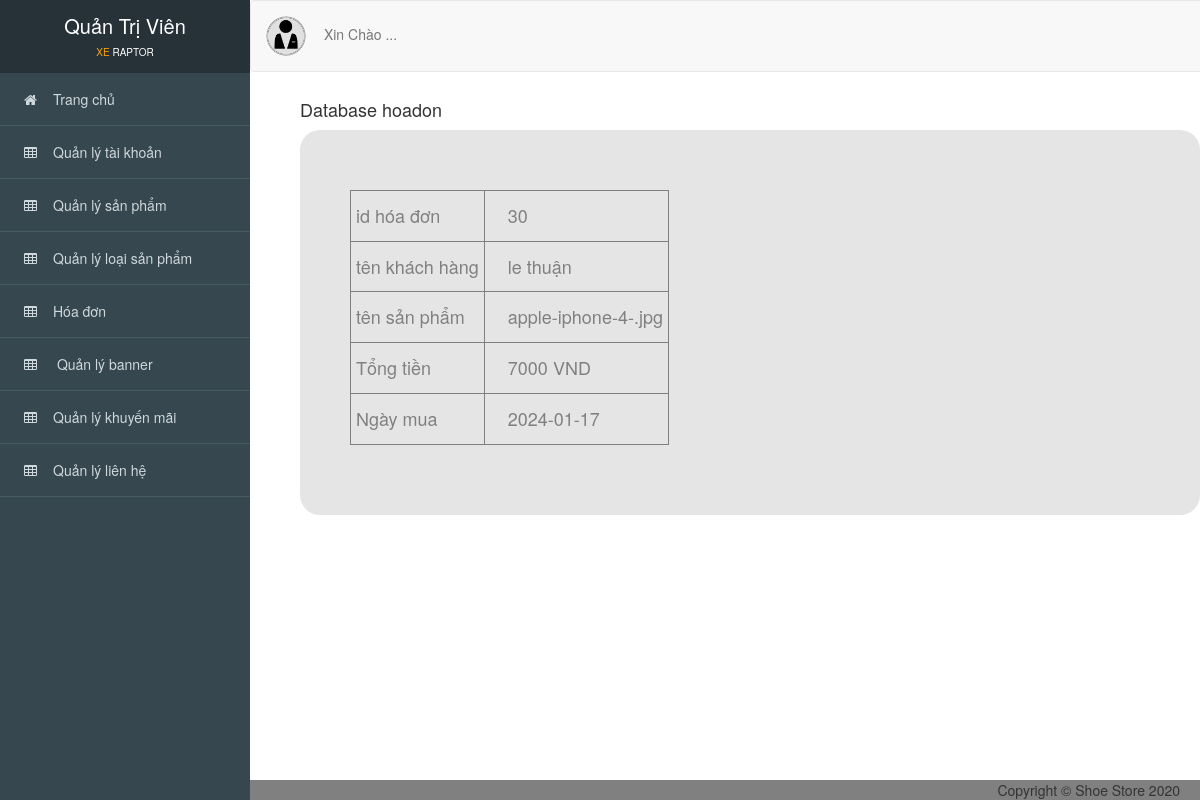
The page /admin/index.php?action=xemhoadon&id=30&idSP=168&idUser=19 on the database its author committed.
### tables this page shows
CREATE TABLE `hoadon` (
  `idhoadon` int(11) NOT NULL,
  `idUser` int(11) NOT NULL,
  `idSP` int(11) NOT NULL,
  `tongtien` int(11) NOT NULL,
  `trangthai` int(11) NOT NULL,
  `soluongmua` int(11) NOT NULL,
  `ngaymua` date NOT NULL
);

CREATE TABLE `user` (
  `idUser` int(11) NOT NULL,
  `ho` varchar(255) NOT NULL,
  `ten` varchar(255) NOT NULL,
  `email` varchar(255) NOT NULL,
  `diachi` varchar(255) NOT NULL,
  `gioitinh` varchar(255) NOT NULL,
  `sodienthoai` varchar(255) NOT NULL,
  `tendangnhap` varchar(255) NOT NULL,
  `matkhau` varchar(255) NOT NULL,
  `idQuyen` int(11) NOT NULL
);

CREATE TABLE `sanpham` (
  `idSP` int(11) NOT NULL,
  `idKM` int(11) NOT NULL,
  `idLoaiSP` int(11) NOT NULL,
  `idcolor` int(11) NOT NULL,
  `idsize` int(11) NOT NULL,
  `tenSP` varchar(255) NOT NULL,
  `Dongia` int(11) NOT NULL,
  `anh1` varchar(255) NOT NULL,
  `anh2` varchar(255) NOT NULL,
  `anh3` varchar(255) NOT NULL,
  `ngaynhap` date NOT NULL,
  `mota` varchar(255) NOT NULL,
  `soluong` int(255) NOT NULL
);

### admin/controller_admin/duyethoadon.php (called while the page is built, shortened)
<?php
    require_once('./model_admin/hoadon.php');
    class hoadoncontroller
    {
    	var $hoadon_model;
    	public function __construct()
    	{
    		$this->hoadon_model = new hoadon();
    	}
         public function chitiet_hoadon()
         {
            $id = isset($_GET['id']) ? $_GET['id'] : '1';
            $data = $this->hoadon_model->find($id);
            $idUser = isset($_GET['idUser']) ? $_GET['idUser'] : '1';
            $name_user = $this->hoadon_model->user($idUser);
            $idSP = isset($_GET['idSP']) ? $_GET['idSP'] : '1';
            $name_sanpham = $this->hoadon_model->sanpham($idSP);
            require_once('views_admin/index.php');
         }
       }
?>

### admin/model_admin/ketnoi.php (called while the page is built, shortened)
<?php
    class ketnoi
    {
    	function __construct()
    	{
    		$host = "localhost";
    		$username ="root";
    		$password = "";
    		$dbname = "qlbx";
    		$this->connect = new mysqli($host,$username,$password,$dbname);
    	}
    }
?>

### admin/model_admin/hoadon.php (called while the page is built, shortened)
<?php
    require_once('ketnoi.php');
    class hoadon
    {
    	var $conn;
    	function __construct()
    	{
    		$connect_obj = new ketnoi();
    		$this->conn = $connect_obj->connect;
    	}
    	function find($id)
        {
            $query = "SELECT * FROM hoadon WHERE idhoadon=$id";
            return $this->conn->query($query)->fetch_assoc();
        }
         function user($id)
         {
             $query = "SELECT * FROM user WHERE idUser=$id";
            return $this->conn->query($query)->fetch_assoc();
         }
         function sanpham($id)
         {
             $query = "SELECT * FROM sanpham WHERE idSP=$id";
             return $this->conn->query($query)->fetch_assoc();
         }
    }
?>

### admin/views_admin/hoadon/xem.php (the view)
<div id="viewport">
<div class="container-fluid" id="noidung">
      <h4>Database hoadon</h4>
      <div style="background-color: #e5e5e5; padding: 60px 50px 10px; color:gray;border-radius: 20px;">
        <table border="1" cellpadding="5">
          <tr>
            <td><h4>id hóa đơn </h4></td>
            <td><h4> &emsp;<?= $data['idhoadon'];   ?>  </h4></td>
          </tr>
          <tr>
            <td><h4>tên khách hàng</h4></td>
            <td><h4> &emsp;<?= $name_user['ho'];   ?> <?= $name_user['ten'];   ?>   </h4></td>
          </tr>
          <tr>
            <td><h4>tên sản phẩm</h4></td>
            <td><h4> &emsp;<?= $name_sanpham['anh1'];   ?>  </h4></td>
          </tr>
          <tr>
            <td><h4>Tổng tiền </h4></td>
            <td><h4> &emsp;<?= $data['tongtien'];   ?> VND  </h4></td>
          </tr>
          <tr>
            <td><h4>Ngày mua </h4></td>
            <td><h4> &emsp;<?= $data['ngaymua'];   ?></h4></td>
          </tr>
        </table>
        <br>
        <br>
        <br>
      </div>
</div>
</div>

### admin/public_admin/css/style.css (style rules this page uses)
body { overflow-x: hidden; font-family: 'Roboto', sans-serif; font-size: 16px; }
#viewport { padding-left: 250px; -webkit-transition: all 0.5s ease; -moz-transition: all 0.5s ease; -o-transition: all 0.5s ease; transition: all 0.5s ease; }
#noidung { padding-top: 90px; padding-left: 50px; background-color: white; }

### rows shown on the page
hoadon: idhoadon "30", tongtien "7000", ngaymua "2024-01-17"
user: ho "le", ten "thuận"
sanpham: anh1 "apple-iphone-4-.jpg"
